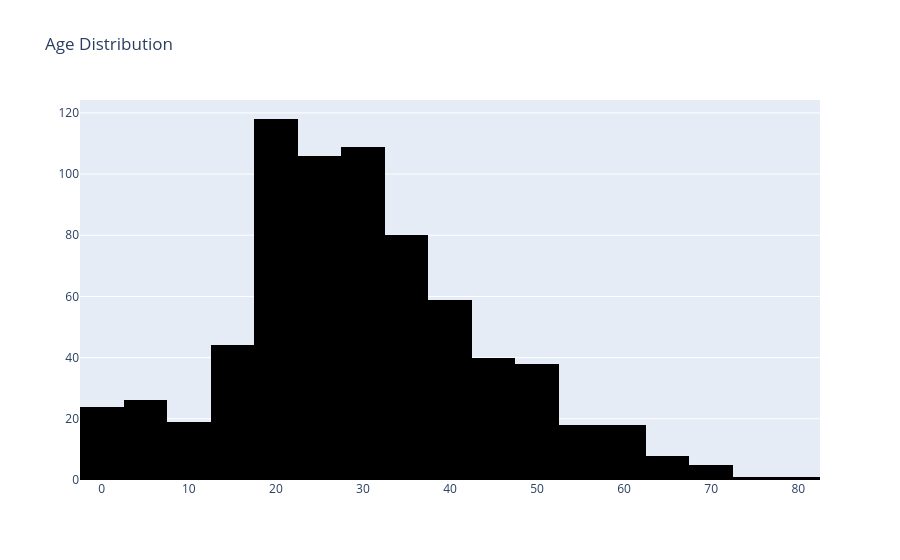

Notebook source saved alongside this figure:
### Code cell
#Let's Visualize the histogram
trace = go.Histogram(x = data['Age'],
                     nbinsx=20,
                     marker={'color':'black'})
#Layout define for the graph
layout = go.Layout(title="Age Distribution")
#we combine the trace with the layout to display the figure
fig = go.Figure(data = trace,layout = layout)
fig

### Figure 1 — Plotly figure (JSON) as saved in the notebook; plotly's stock layout.template omitted (floating-point values rounded to 4 significant figures; data arrays with more than 128 entries replaced by an {"elided": "..."} marker saying what was removed)
{"data": [{"marker": {"color": "black"}, "nbinsx": 20, "type": "histogram", "x": {"elided": "891 float values"}}], "layout": {"title": {"text": "Age Distribution"}}}
